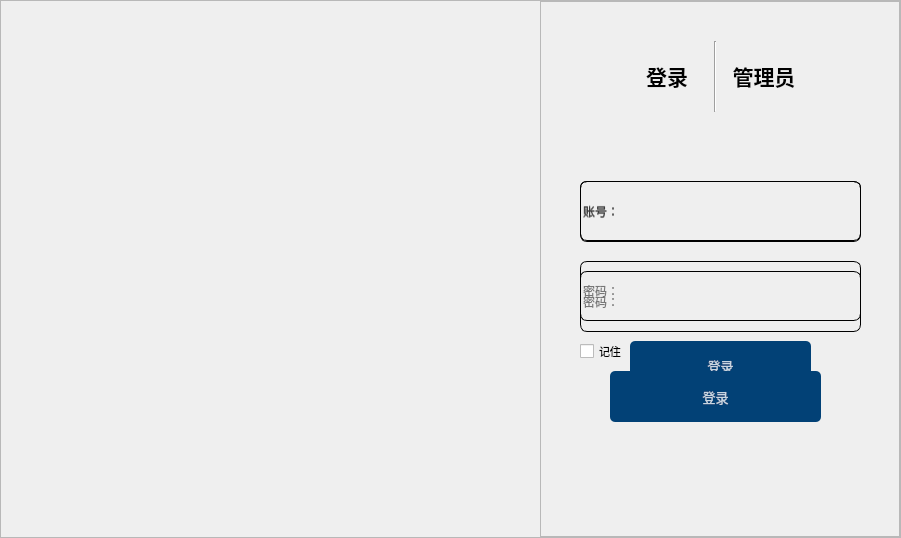
<?xml version="1.0" encoding="UTF-8"?>
<ui version="4.0">
 <class>MainWindow</class>
 <widget class="QMainWindow" name="MainWindow">
  <property name="geometry">
   <rect>
    <x>0</x>
    <y>0</y>
    <width>901</width>
    <height>538</height>
   </rect>
  </property>
  <property name="font">
   <font>
    <pointsize>10</pointsize>
   </font>
  </property>
  <property name="windowTitle">
   <string>MainWindow</string>
  </property>
  <widget class="QWidget" name="centralwidget">
   <layout class="QHBoxLayout" name="horizontalLayout_4">
    <property name="spacing">
     <number>0</number>
    </property>
    <property name="leftMargin">
     <number>0</number>
    </property>
    <property name="topMargin">
     <number>0</number>
    </property>
    <property name="rightMargin">
     <number>0</number>
    </property>
    <property name="bottomMargin">
     <number>0</number>
    </property>
    <item>
     <widget class="QFrame" name="frame">
      <property name="frameShape">
       <enum>QFrame::StyledPanel</enum>
      </property>
      <property name="frameShadow">
       <enum>QFrame::Raised</enum>
      </property>
      <layout class="QHBoxLayout" name="horizontalLayout_3" stretch="6,4">
       <property name="spacing">
        <number>0</number>
       </property>
       <property name="leftMargin">
        <number>0</number>
       </property>
       <property name="topMargin">
        <number>0</number>
       </property>
       <property name="rightMargin">
        <number>0</number>
       </property>
       <property name="bottomMargin">
        <number>0</number>
       </property>
       <item>
        <widget class="QLabel" name="label">
         <property name="styleSheet">
          <string notr="true">border-image:url(:/images/images/title.png);
border-top-left-radius:10px;
border-bottom-left-radius:10px;</string>
         </property>
         <property name="text">
          <string/>
         </property>
        </widget>
       </item>
       <item>
        <widget class="QFrame" name="frame_2">
         <property name="frameShape">
          <enum>QFrame::StyledPanel</enum>
         </property>
         <property name="frameShadow">
          <enum>QFrame::Raised</enum>
         </property>
         <widget class="QLabel" name="label_2">
          <property name="geometry">
           <rect>
            <x>0</x>
            <y>0</y>
            <width>361</width>
            <height>541</height>
           </rect>
          </property>
          <property name="styleSheet">
           <string notr="true">border-image:url(:/images/images/back1.png);
border-top-right-radius:10px;
border-bottom-right-radius:10px;</string>
          </property>
          <property name="lineWidth">
           <number>-10</number>
          </property>
          <property name="text">
           <string/>
          </property>
         </widget>
         <widget class="QWidget" name="widget" native="true">
          <property name="geometry">
           <rect>
            <x>80</x>
            <y>40</y>
            <width>191</width>
            <height>71</height>
           </rect>
          </property>
          <layout class="QHBoxLayout" name="horizontalLayout">
           <property name="spacing">
            <number>0</number>
           </property>
           <item>
            <widget class="QPushButton" name="pushButton">
             <property name="font">
              <font>
               <pointsize>16</pointsize>
               <weight>75</weight>
               <bold>true</bold>
              </font>
             </property>
             <property name="styleSheet">
              <string notr="true">#pushButton{
	border:none;
}
#pushButton:focus{
	color:rgb(186, 186, 186);
}</string>
             </property>
             <property name="text">
              <string>登录</string>
             </property>
            </widget>
           </item>
           <item>
            <widget class="Line" name="line">
             <property name="orientation">
              <enum>Qt::Vertical</enum>
             </property>
            </widget>
           </item>
           <item>
            <widget class="QPushButton" name="pushButton_2">
             <property name="font">
              <font>
               <pointsize>16</pointsize>
               <weight>75</weight>
               <bold>true</bold>
              </font>
             </property>
             <property name="styleSheet">
              <string notr="true">#pushButton_2{
	border:none;
}
#pushButton_2:focus{
	color:rgb(186, 186, 186);
}</string>
             </property>
             <property name="text">
              <string>管理员</string>
             </property>
            </widget>
           </item>
          </layout>
         </widget>
         <widget class="QWidget" name="widget_3" native="true">
          <property name="geometry">
           <rect>
            <x>290</x>
            <y>0</y>
            <width>61</width>
            <height>41</height>
           </rect>
          </property>
          <layout class="QHBoxLayout" name="horizontalLayout_2">
           <property name="spacing">
            <number>6</number>
           </property>
           <item>
            <widget class="QPushButton" name="pushButton_5">
             <property name="styleSheet">
              <string notr="true">#pushButton_5{
	border:none;
}
QPushButton#pushButton_5:pressed{
padding-left:5px;
padding-top:5px;
}</string>
             </property>
             <property name="text">
              <string/>
             </property>
             <property name="icon">
              <iconset resource="resource.qrc">
               <normaloff>:/icons/icons/minus.png</normaloff>:/icons/icons/minus.png</iconset>
             </property>
            </widget>
           </item>
           <item>
            <widget class="QPushButton" name="pushButton_4">
             <property name="styleSheet">
              <string notr="true">#pushButton_4{
	border:none;
}
QPushButton#pushButton_4:pressed{
padding-left:5px;
padding-top:5px;
}</string>
             </property>
             <property name="text">
              <string/>
             </property>
             <property name="icon">
              <iconset resource="resource.qrc">
               <normaloff>:/icons/icons/close.png</normaloff>:/icons/icons/close.png</iconset>
             </property>
            </widget>
           </item>
          </layout>
         </widget>
         <widget class="QWidget" name="widget_4" native="true">
          <property name="geometry">
           <rect>
            <x>30</x>
            <y>110</y>
            <width>301</width>
            <height>331</height>
           </rect>
          </property>
          <property name="styleSheet">
           <string notr="true"/>
          </property>
          <widget class="QLineEdit" name="lineEdit_4">
           <property name="geometry">
            <rect>
             <x>10</x>
             <y>70</y>
             <width>281</width>
             <height>60</height>
            </rect>
           </property>
           <property name="font">
            <font>
             <pointsize>9</pointsize>
            </font>
           </property>
           <property name="styleSheet">
            <string notr="true">background-color: rgba(0, 0, 0,0);
border:1px solid rgba(0,0,0,0);
border-radius:7px;
border-color: rgb(0, 0, 0);</string>
           </property>
           <property name="echoMode">
            <enum>QLineEdit::Normal</enum>
           </property>
           <property name="placeholderText">
            <string>账号：</string>
           </property>
          </widget>
          <widget class="QLineEdit" name="lineEdit_5">
           <property name="geometry">
            <rect>
             <x>10</x>
             <y>150</y>
             <width>281</width>
             <height>60</height>
            </rect>
           </property>
           <property name="font">
            <font>
             <pointsize>9</pointsize>
            </font>
           </property>
           <property name="styleSheet">
            <string notr="true">background-color: rgba(0, 0, 0,0);
border:1px solid rgba(0,0,0,0);
border-radius:7px;
border-color: rgb(0, 0, 0);</string>
           </property>
           <property name="placeholderText">
            <string>密码：</string>
           </property>
          </widget>
          <widget class="QPushButton" name="pushButton_6">
           <property name="geometry">
            <rect>
             <x>60</x>
             <y>230</y>
             <width>181</width>
             <height>50</height>
            </rect>
           </property>
           <property name="styleSheet">
            <string notr="true">QPushButton#pushButton_6{
background-color:rgba(2,65,118,255);
color:rgba(255,255,255,200);
border-radius:5px;
}
QPushButton#pushButton_6:hover{
background-color:rgba(2,65,118,150);
color:rgba(255,255,255,200);
border-radius:5px;
}
QPushButton#pushButton_6:pressed{
padding-left:5px;
padding-top:5px;
background-color:rgba(2,65,118,100);
}</string>
           </property>
           <property name="text">
            <string>登录</string>
           </property>
          </widget>
         </widget>
         <widget class="QWidget" name="widget_2" native="true">
          <property name="geometry">
           <rect>
            <x>20</x>
            <y>140</y>
            <width>321</width>
            <height>301</height>
           </rect>
          </property>
          <widget class="QLineEdit" name="lineEdit">
           <property name="geometry">
            <rect>
             <x>20</x>
             <y>40</y>
             <width>281</width>
             <height>61</height>
            </rect>
           </property>
           <property name="font">
            <font>
             <pointsize>9</pointsize>
            </font>
           </property>
           <property name="styleSheet">
            <string notr="true">background-color: rgba(0, 0, 0,0);
border:1px solid rgba(0,0,0,0);
border-radius:7px;
border-color: rgb(0, 0, 0);</string>
           </property>
           <property name="placeholderText">
            <string>账号：</string>
           </property>
          </widget>
          <widget class="QLineEdit" name="lineEdit_2">
           <property name="geometry">
            <rect>
             <x>20</x>
             <y>130</y>
             <width>281</width>
             <height>61</height>
            </rect>
           </property>
           <property name="font">
            <font>
             <pointsize>9</pointsize>
            </font>
           </property>
           <property name="styleSheet">
            <string notr="true">background-color: rgba(0, 0, 0,0);
border:1px solid rgba(0,0,0,0);
border-radius:7px;
border-color: rgb(0, 0, 0);</string>
           </property>
           <property name="echoMode">
            <enum>QLineEdit::Password</enum>
           </property>
           <property name="placeholderText">
            <string>密码：</string>
           </property>
          </widget>
          <widget class="QPushButton" name="pushButton_3">
           <property name="geometry">
            <rect>
             <x>50</x>
             <y>230</y>
             <width>211</width>
             <height>51</height>
            </rect>
           </property>
           <property name="styleSheet">
            <string notr="true">QPushButton#pushButton_3{
background-color:rgba(2,65,118,255);
color:rgba(255,255,255,200);
border-radius:5px;
}
QPushButton#pushButton_3:hover{
background-color:rgba(2,65,118,150);
color:rgba(255,255,255,200);
border-radius:5px;
}
QPushButton#pushButton_3:pressed{
padding-left:5px;
padding-top:5px;
background-color:rgba(2,65,118,100);
}</string>
           </property>
           <property name="text">
            <string>登录</string>
           </property>
          </widget>
          <widget class="QCheckBox" name="checkBox">
           <property name="geometry">
            <rect>
             <x>20</x>
             <y>200</y>
             <width>71</width>
             <height>21</height>
            </rect>
           </property>
           <property name="font">
            <font>
             <pointsize>8</pointsize>
            </font>
           </property>
           <property name="text">
            <string>记住</string>
           </property>
          </widget>
         </widget>
        </widget>
       </item>
      </layout>
     </widget>
    </item>
   </layout>
  </widget>
 </widget>
 <resources>
  <include location="resource.qrc"/>
 </resources>
 <connections>
  <connection>
   <sender>pushButton_5</sender>
   <signal>clicked()</signal>
   <receiver>MainWindow</receiver>
   <slot>showMinimized()</slot>
   <hints>
    <hint type="sourcelabel">
     <x>685</x>
     <y>39</y>
    </hint>
    <hint type="destinationlabel">
     <x>897</x>
     <y>273</y>
    </hint>
   </hints>
  </connection>
  <connection>
   <sender>pushButton_4</sender>
   <signal>clicked()</signal>
   <receiver>MainWindow</receiver>
   <slot>close()</slot>
   <hints>
    <hint type="sourcelabel">
     <x>710</x>
     <y>38</y>
    </hint>
    <hint type="destinationlabel">
     <x>899</x>
     <y>224</y>
    </hint>
   </hints>
  </connection>
 </connections>
</ui>
